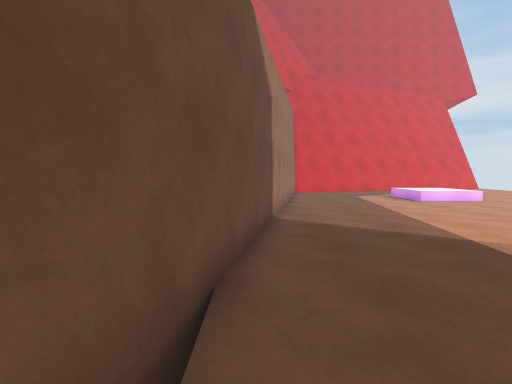
view 1 (above)

16 first-person views from a walk through a 3-D level made in the Unity game engine. The camera is 1.4 m above the floor, tilts 4° down and sees 85° across. The floor is counted in squares, 1 m on a side. Each view is taken from the middle of a square. On the plan, view 1 faces up. The plan holds only what a view shows up to about 14 squares ahead; the rest is blank. The place goes on beyond the plan.

view 2
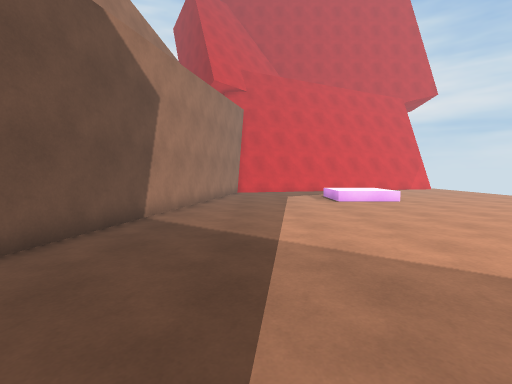

view 3
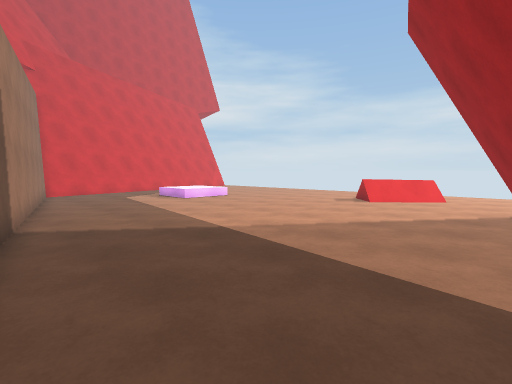

view 4
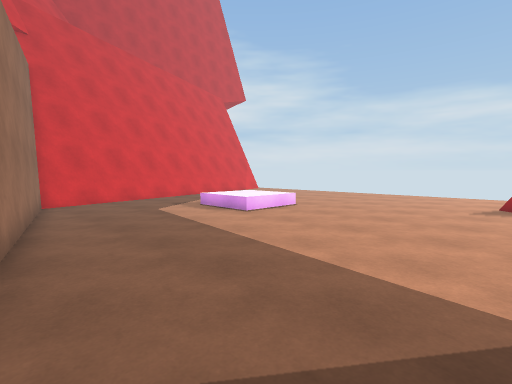

view 5
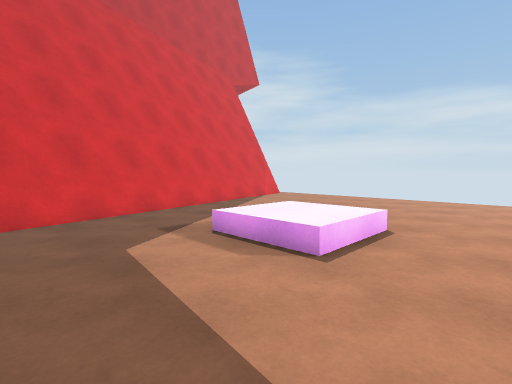

view 6
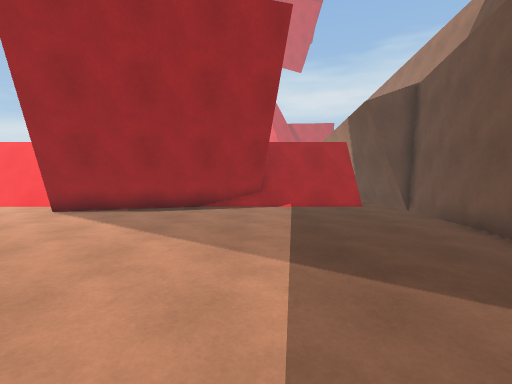

view 7
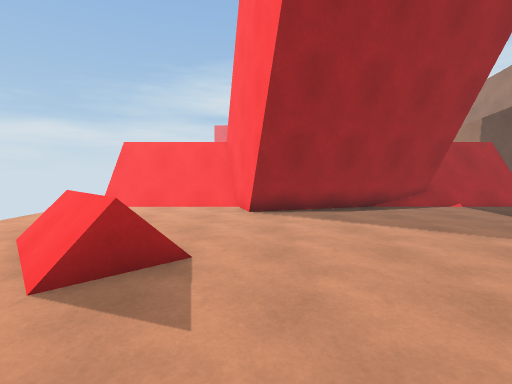

view 8
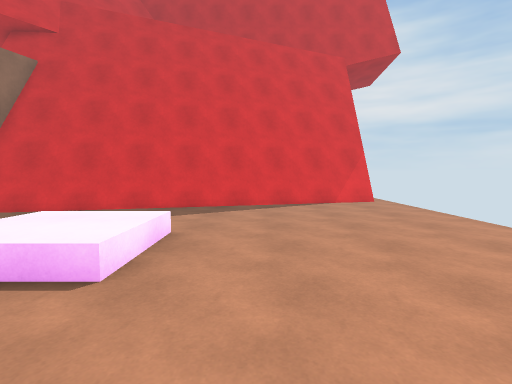

view 9
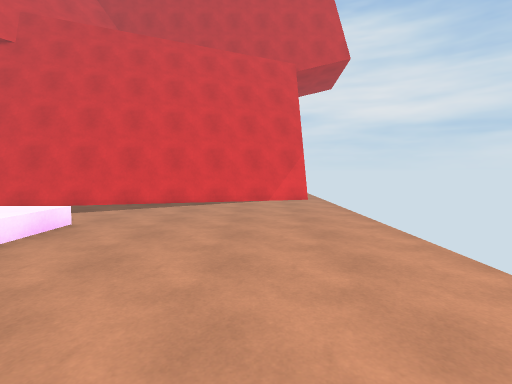

view 10
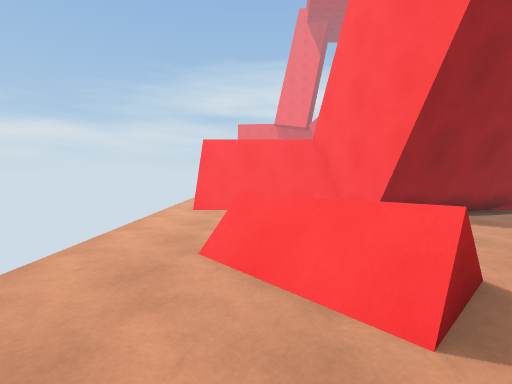

view 11
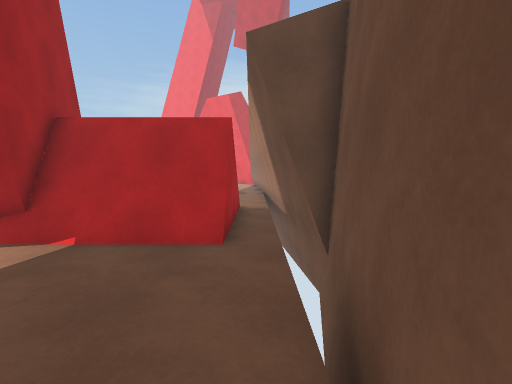

view 12
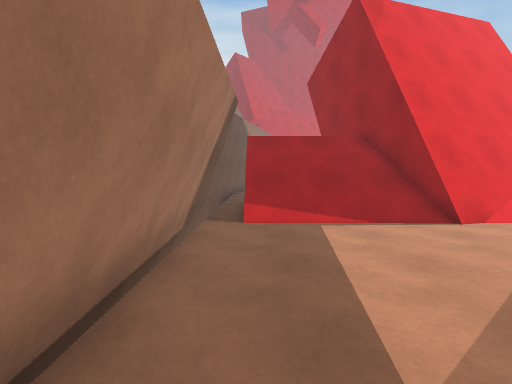

view 13
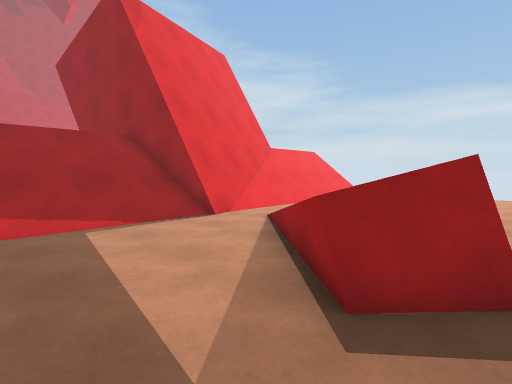

view 14
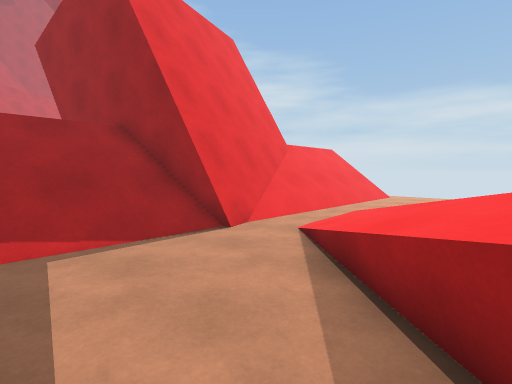

view 15
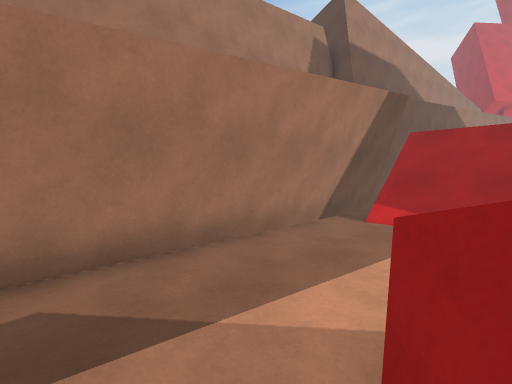

view 16
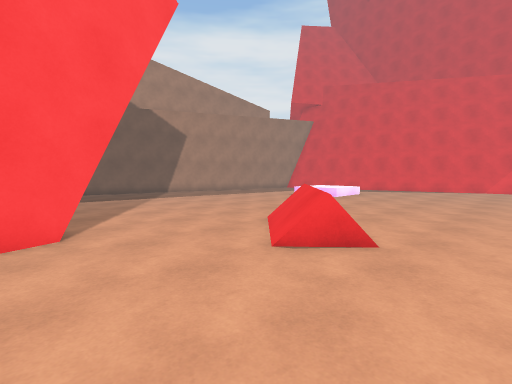

### Floor plan
Key: @ floor where view 1 was taken; # wall or solid block; . main floor; : floor 0.5 m higher than the main floor; / step, stairs or slope; = window, fence, low wall or low ledge; v drop or lower ground; O other object.
Columns run from 1 left of view 1 to 19 right of it. Each row starts with its distance up from view 1.
 24                 ####.
 23             ######=..
 22         ######=......
 21     ######=..........
 20    ###=..............
 19    #.................
 18    #.................
 17    #......  .........
 16    #...../::/........
 15   ##...../::/........
 14   #....../::/........
 13   #..................
 12   #..................
 11   #.................
 10  ##..................
  9  #...................
  8  #...................
  7  #...................
  6  #.............==....
  5 ##.............O==...
  4 #...............O==..
  3 #....................
  2 #....................
  1 #...........##.......
  0 #@.......#####.......
 -1 #.....########.......
 -2 #.######     #######.
 -3 #.#vvv##      #vvvv#.
 -4 #./////#    ###/////.
 -5 #./////######///
 -6 #./////####=/////
 -7 #.//////##////////
 -8 #.................
 -9 #........//    ...
-10 #.......//=
-11 #......//=
-12 ##....///
-13 ##...////
-14 ##...=#     ......
-15 ##....=     ..

Positions as (right, up) in squares from view 1, and headings:
1: (0, 0), facing up
2: (4, 0), facing up
3: (0, 0), facing up-right
4: (1, 6), facing up-right
5: (4, 11), facing up-right
6: (5, 10), facing down
7: (12, 10), facing down
8: (13, 10), facing up
9: (16, 9), facing up
10: (16, 9), facing down
11: (0, 4), facing down
12: (1, -15), facing up
13: (1, -15), facing up-right
14: (2, -13), facing up-right
15: (4, -15), facing up-left
16: (19, -1), facing up-left
